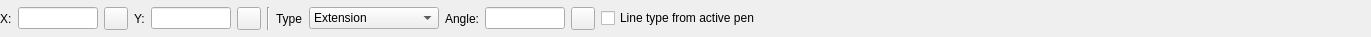
<?xml version="1.0" encoding="UTF-8"?>
<ui version="4.0">
 <class>LC_CenterMarkOptionsWidget</class>
 <widget class="QWidget" name="LC_CenterMarkOptionsWidget">
  <property name="geometry">
   <rect>
    <x>0</x>
    <y>0</y>
    <width>1371</width>
    <height>37</height>
   </rect>
  </property>
  <property name="sizePolicy">
   <sizepolicy hsizetype="MinimumExpanding" vsizetype="Preferred">
    <horstretch>2</horstretch>
    <verstretch>0</verstretch>
   </sizepolicy>
  </property>
  <property name="windowTitle">
   <string>Form</string>
  </property>
  <layout class="QGridLayout" name="gridLayout">
   <property name="leftMargin">
    <number>0</number>
   </property>
   <property name="topMargin">
    <number>1</number>
   </property>
   <property name="rightMargin">
    <number>0</number>
   </property>
   <property name="bottomMargin">
    <number>1</number>
   </property>
   <item row="0" column="2">
    <widget class="QToolButton" name="tbPickX">
     <property name="toolTip">
      <string>Pick X value from drawing</string>
     </property>
     <property name="text">
      <string/>
     </property>
     <property name="icon">
      <iconset resource="../../../../res/icons/icons.qrc">
       <normaloff>:/icons/interactive_pick_distance.lci</normaloff>:/icons/interactive_pick_distance.lci</iconset>
     </property>
    </widget>
   </item>
   <item row="0" column="5">
    <widget class="QToolButton" name="tbPickY">
     <property name="toolTip">
      <string>Pick Y value from drawing</string>
     </property>
     <property name="text">
      <string/>
     </property>
     <property name="icon">
      <iconset resource="../../../../res/icons/icons.qrc">
       <normaloff>:/icons/interactive_pick_distance.lci</normaloff>:/icons/interactive_pick_distance.lci</iconset>
     </property>
    </widget>
   </item>
   <item row="0" column="0">
    <widget class="QLabel" name="label">
     <property name="text">
      <string>X:</string>
     </property>
    </widget>
   </item>
   <item row="0" column="8">
    <widget class="QComboBox" name="cbMode">
     <property name="sizePolicy">
      <sizepolicy hsizetype="Preferred" vsizetype="Fixed">
       <horstretch>3</horstretch>
       <verstretch>0</verstretch>
      </sizepolicy>
     </property>
     <property name="minimumSize">
      <size>
       <width>110</width>
       <height>0</height>
      </size>
     </property>
     <property name="maximumSize">
      <size>
       <width>130</width>
       <height>16777215</height>
      </size>
     </property>
     <property name="toolTip">
      <string>Defines how to apply dimensions of cross</string>
     </property>
     <property name="maxVisibleItems">
      <number>3</number>
     </property>
     <property name="insertPolicy">
      <enum>QComboBox::InsertPolicy::InsertAlphabetically</enum>
     </property>
     <property name="sizeAdjustPolicy">
      <enum>QComboBox::SizeAdjustPolicy::AdjustToContents</enum>
     </property>
     <property name="minimumContentsLength">
      <number>20</number>
     </property>
     <item>
      <property name="text">
       <string>Extension</string>
      </property>
     </item>
     <item>
      <property name="text">
       <string>Total Length</string>
      </property>
     </item>
     <item>
      <property name="text">
       <string>Percent</string>
      </property>
     </item>
    </widget>
   </item>
   <item row="0" column="11">
    <widget class="QToolButton" name="tbPickAngle">
     <property name="toolTip">
      <string>Pick angle from drawing</string>
     </property>
     <property name="text">
      <string/>
     </property>
     <property name="icon">
      <iconset resource="../../../../res/icons/icons.qrc">
       <normaloff>:/icons/interactive_pick_angle.lci</normaloff>:/icons/interactive_pick_angle.lci</iconset>
     </property>
    </widget>
   </item>
   <item row="0" column="10">
    <widget class="QLineEdit" name="leAngle">
     <property name="sizePolicy">
      <sizepolicy hsizetype="Preferred" vsizetype="Fixed">
       <horstretch>0</horstretch>
       <verstretch>0</verstretch>
      </sizepolicy>
     </property>
     <property name="minimumSize">
      <size>
       <width>80</width>
       <height>0</height>
      </size>
     </property>
     <property name="maximumSize">
      <size>
       <width>50</width>
       <height>16777215</height>
      </size>
     </property>
     <property name="toolTip">
      <string>Rotation angle for cross around center</string>
     </property>
    </widget>
   </item>
   <item row="0" column="1">
    <widget class="QLineEdit" name="leX">
     <property name="sizePolicy">
      <sizepolicy hsizetype="Preferred" vsizetype="Fixed">
       <horstretch>0</horstretch>
       <verstretch>0</verstretch>
      </sizepolicy>
     </property>
     <property name="minimumSize">
      <size>
       <width>80</width>
       <height>0</height>
      </size>
     </property>
     <property name="maximumSize">
      <size>
       <width>60</width>
       <height>16777215</height>
      </size>
     </property>
     <property name="toolTip">
      <string>Horizontal dimension of cross</string>
     </property>
    </widget>
   </item>
   <item row="0" column="7">
    <widget class="QLabel" name="label_3">
     <property name="text">
      <string>Type</string>
     </property>
    </widget>
   </item>
   <item row="0" column="9">
    <widget class="QLabel" name="label_4">
     <property name="text">
      <string>Angle:</string>
     </property>
    </widget>
   </item>
   <item row="0" column="3">
    <widget class="QLabel" name="label_2">
     <property name="text">
      <string>Y:</string>
     </property>
    </widget>
   </item>
   <item row="0" column="6">
    <widget class="Line" name="line">
     <property name="orientation">
      <enum>Qt::Orientation::Vertical</enum>
     </property>
    </widget>
   </item>
   <item row="0" column="13">
    <spacer name="horizontalSpacer">
     <property name="orientation">
      <enum>Qt::Orientation::Horizontal</enum>
     </property>
     <property name="sizeHint" stdset="0">
      <size>
       <width>0</width>
       <height>20</height>
      </size>
     </property>
    </spacer>
   </item>
   <item row="0" column="4">
    <widget class="QLineEdit" name="leY">
     <property name="sizePolicy">
      <sizepolicy hsizetype="Preferred" vsizetype="Fixed">
       <horstretch>0</horstretch>
       <verstretch>0</verstretch>
      </sizepolicy>
     </property>
     <property name="minimumSize">
      <size>
       <width>80</width>
       <height>0</height>
      </size>
     </property>
     <property name="maximumSize">
      <size>
       <width>60</width>
       <height>16777215</height>
      </size>
     </property>
     <property name="toolTip">
      <string>Vertical dimension of the cross</string>
     </property>
    </widget>
   </item>
   <item row="0" column="12">
    <widget class="QCheckBox" name="cbLineTypeFromActivePen">
     <property name="toolTip">
      <string>If checked, linetype of active pen will be used for center mark. Otherwise - it will be Center (small)</string>
     </property>
     <property name="text">
      <string>Line type from active pen</string>
     </property>
    </widget>
   </item>
  </layout>
 </widget>
 <resources>
  <include location="../../../../res/icons/icons.qrc"/>
 </resources>
 <connections/>
</ui>
